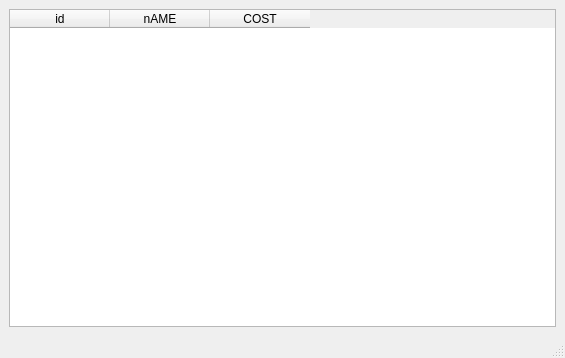
<?xml version="1.0" encoding="UTF-8"?>
<ui version="4.0">
 <class>MainWindow</class>
 <widget class="QMainWindow" name="MainWindow">
  <property name="geometry">
   <rect>
    <x>0</x>
    <y>0</y>
    <width>565</width>
    <height>358</height>
   </rect>
  </property>
  <property name="windowTitle">
   <string>MainWindow</string>
  </property>
  <widget class="QWidget" name="centralwidget">
   <layout class="QVBoxLayout" name="verticalLayout">
    <item>
     <widget class="QTableWidget" name="tableWidget">
      <property name="columnCount">
       <number>3</number>
      </property>
      <column>
       <property name="text">
        <string>id</string>
       </property>
      </column>
      <column>
       <property name="text">
        <string>nAME</string>
       </property>
      </column>
      <column>
       <property name="text">
        <string>COST</string>
       </property>
      </column>
     </widget>
    </item>
   </layout>
  </widget>
  <widget class="QStatusBar" name="statusbar"/>
 </widget>
 <resources/>
 <connections/>
</ui>
